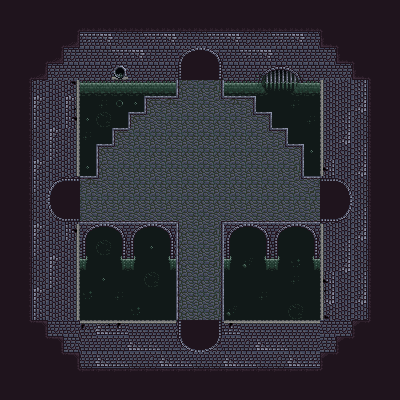

This game map was drawn from its Tiled (.tmx) file and the tilesets committed beside it. A one-line description and the trimmed map source follow:
An orthogonal 25x25 tile map with 16x16 px tiles, 3 tile layers (Background, Tile Layer 1, Tile Layer 2), 1 hidden layer not drawn and 24 objects.

<map version="1.9" tiledversion="1.9.2" orientation="orthogonal" renderorder="right-down" width="25" height="25" tilewidth="16" tileheight="16" infinite="0" nextlayerid="6" nextobjectid="31">
 <tileset firstgid="1" name="sewer_1" tilewidth="16" tileheight="16" tilecount="352" columns="16">
  <image source="sewer_1.png" width="256" height="352" />
 </tileset>
 <layer id="3" name="Background" width="25" height="25">
  <data>[625 cells, 625 non-empty, 2 distinct tile ids]</data>
 </layer>
 <layer id="4" name="Tile Layer 4" width="25" height="25" visible="0">
  <data>[625 cells, 625 non-empty, 7 distinct tile ids]</data>
 </layer>
 <layer id="1" name="Tile Layer 1" width="25" height="25">
  <data>[625 cells, 625 non-empty, 28 distinct tile ids]</data>
 </layer>
 <layer id="2" name="Tile Layer 2" width="25" height="25">
  <data>[625 cells, 277 non-empty, 43 distinct tile ids]</data>
 </layer>
 <objectgroup id="5" name="Walls">
  <object id="1" x="336" y="176" width="16" height="48" />
  <object id="2" x="320" y="160" width="32" height="16" />
  <object id="4" x="224" y="224" width="128" height="16" />
  <object id="6" x="224" y="224" width="16" height="128" />
  <object id="7" x="176" y="336" width="48" height="16" />
  <object id="8" x="160" y="224" width="16" height="128" />
  <object id="9" x="48" y="224" width="128" height="16" />
  <object id="10" x="48" y="176" width="16" height="48" />
  <object id="12" x="48" y="160" width="32" height="16" />
  <object id="15" x="80" y="160" width="16" height="16" />
  <object id="16" x="80" y="144" width="16" height="16" />
  <object id="17" x="96" y="128" width="16" height="16" />
  <object id="18" x="80" y="128" width="16" height="16" />
  <object id="19" x="96" y="112" width="32" height="16" />
  <object id="20" x="112" y="96" width="32" height="16" />
  <object id="21" x="128" y="80" width="48" height="16" />
  <object id="22" x="224" y="80" width="48" height="16" />
  <object id="23" x="256" y="96" width="32" height="16" />
  <object id="25" x="272" y="112" width="32" height="16" />
  <object id="26" x="288" y="128" width="32" height="16" />
  <object id="27" x="304" y="128" width="16" height="48" />
  <object id="28" x="160" y="48" width="16" height="32" />
  <object id="29" x="176" y="48" width="48" height="16" />
  <object id="30" x="224" y="48" width="16" height="32" />
 </objectgroup>
</map>
